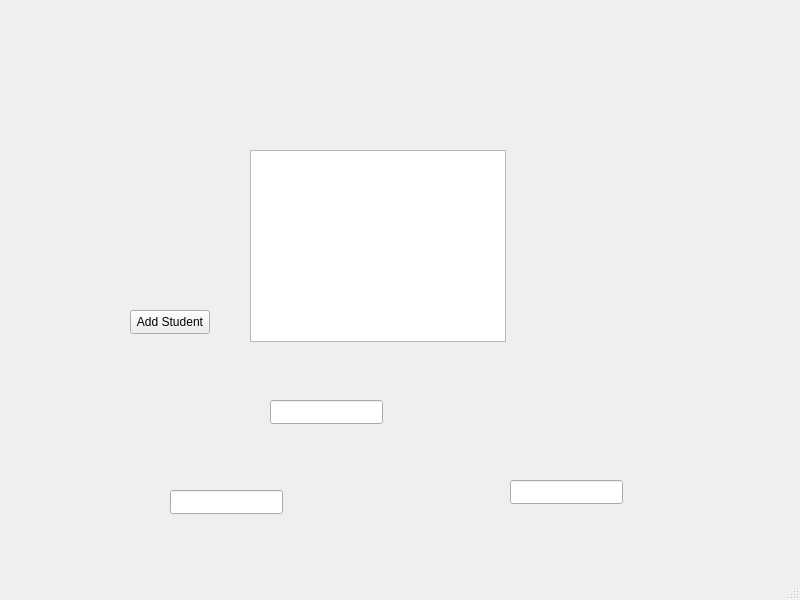
<?xml version="1.0" encoding="UTF-8"?>
<ui version="4.0">
 <class>MainWindow</class>
 <widget class="QMainWindow" name="MainWindow">
  <property name="geometry">
   <rect>
    <x>0</x>
    <y>0</y>
    <width>800</width>
    <height>600</height>
   </rect>
  </property>
  <property name="windowTitle">
   <string>MainWindow</string>
  </property>
  <widget class="QWidget" name="centralwidget">
   <widget class="QTableWidget" name="studentTable">
    <property name="geometry">
     <rect>
      <x>250</x>
      <y>150</y>
      <width>256</width>
      <height>192</height>
     </rect>
    </property>
   </widget>
   <widget class="QLineEdit" name="nameLineEdit">
    <property name="geometry">
     <rect>
      <x>270</x>
      <y>400</y>
      <width>113</width>
      <height>24</height>
     </rect>
    </property>
   </widget>
   <widget class="QLineEdit" name="idLineEdit">
    <property name="geometry">
     <rect>
      <x>510</x>
      <y>480</y>
      <width>113</width>
      <height>24</height>
     </rect>
    </property>
   </widget>
   <widget class="QLineEdit" name="gradesLineEdit">
    <property name="geometry">
     <rect>
      <x>170</x>
      <y>490</y>
      <width>113</width>
      <height>24</height>
     </rect>
    </property>
   </widget>
   <widget class="QPushButton" name="addButton">
    <property name="geometry">
     <rect>
      <x>130</x>
      <y>310</y>
      <width>80</width>
      <height>24</height>
     </rect>
    </property>
    <property name="text">
     <string>Add Student</string>
    </property>
   </widget>
  </widget>
  <widget class="QMenuBar" name="menubar">
   <property name="geometry">
    <rect>
     <x>0</x>
     <y>0</y>
     <width>800</width>
     <height>21</height>
    </rect>
   </property>
  </widget>
  <widget class="QStatusBar" name="statusbar"/>
 </widget>
 <resources/>
 <connections/>
</ui>
